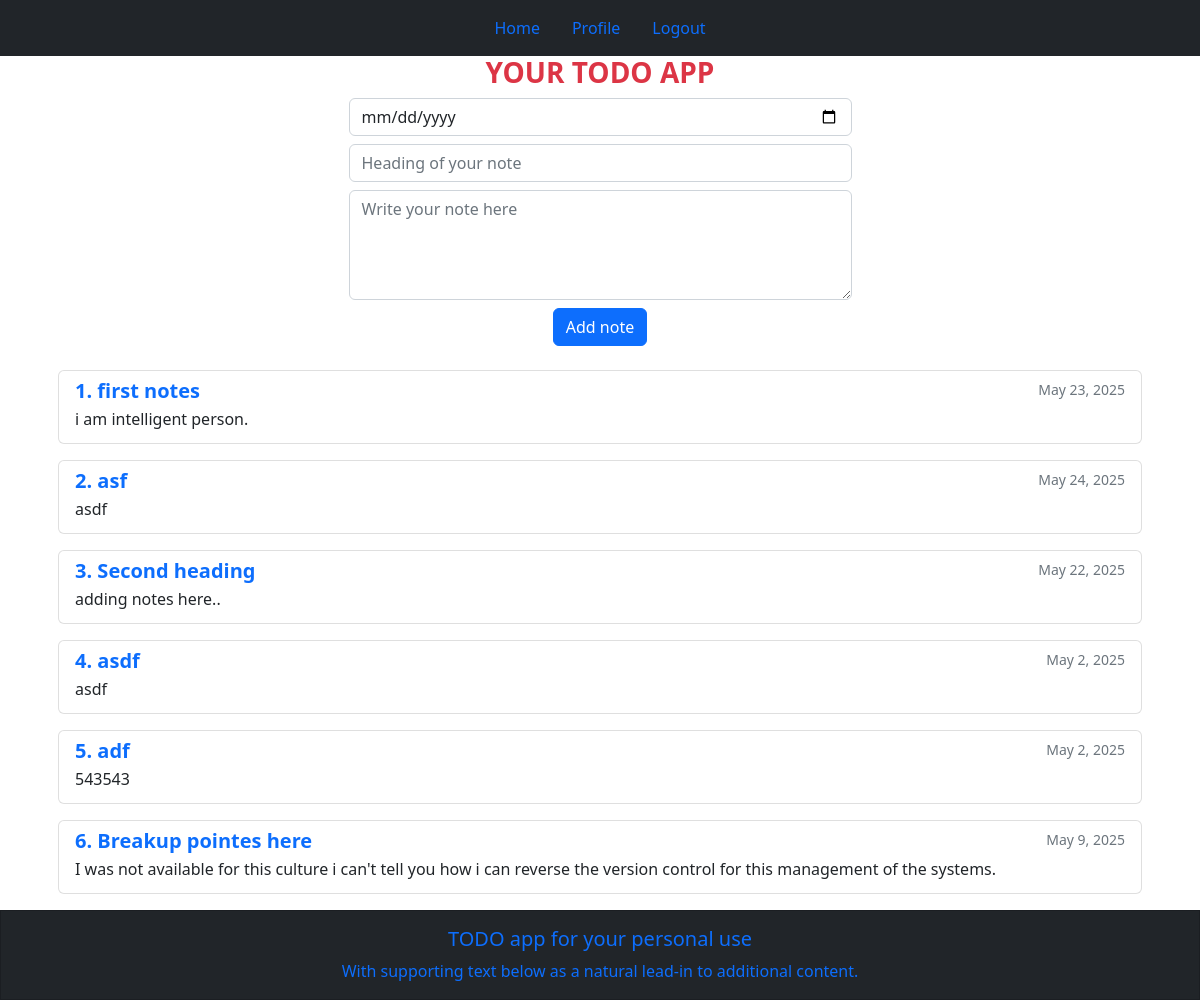
Before: /home/ (signed in) with the older database file.
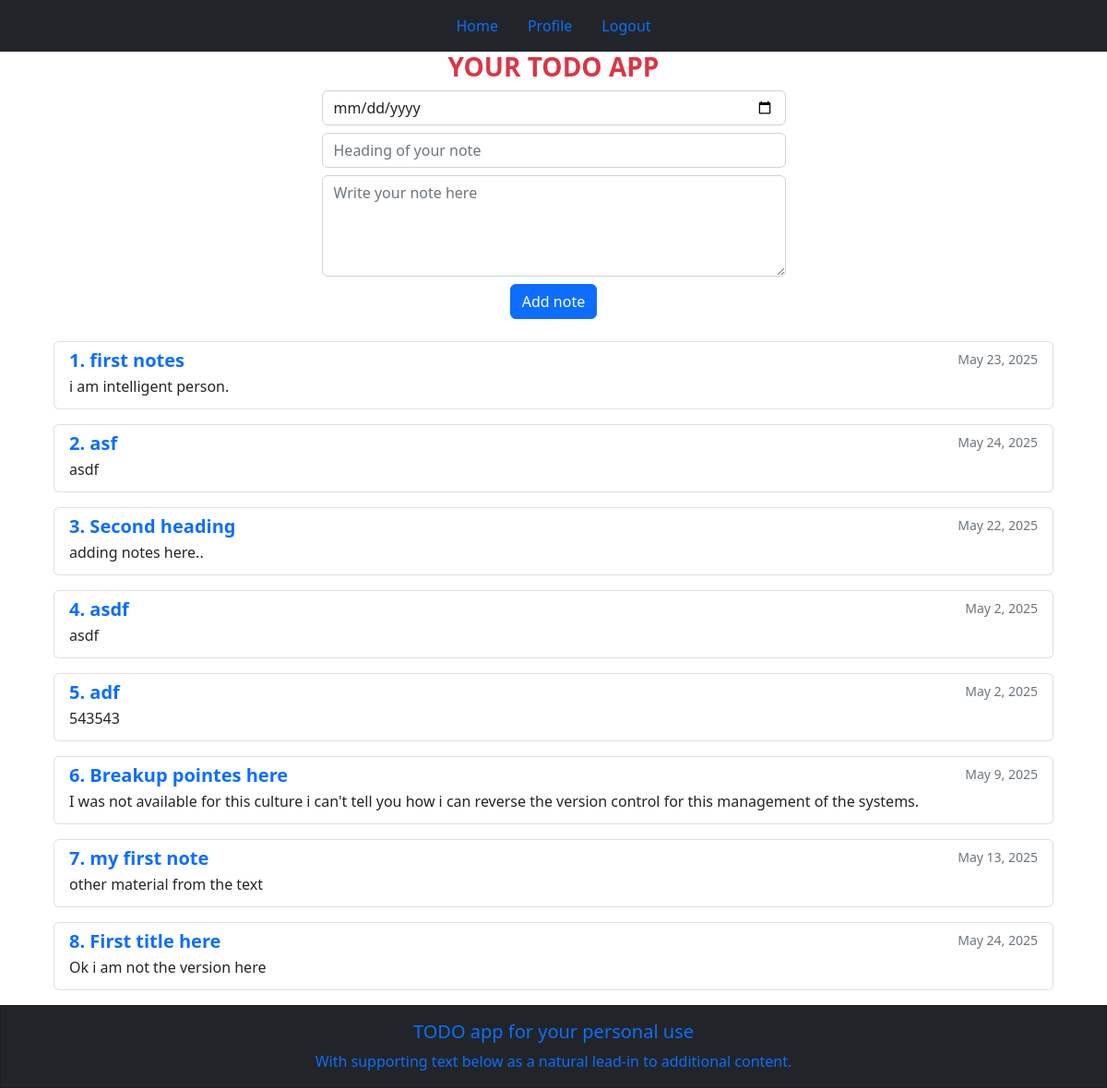
After: the same page with the newer database file.
### todoapp/models.py (models this page shows, shortened)
class Note(models.Model):
    noteheading = models.CharField(max_length=200 , default="Untitled note")
    note = models.CharField(max_length=200)
    date = models.DateField(default=date.today)

### todoapp/views.py (the view, shortened to what this page needs)
# urls.py: 2. Add a URL to urlpatterns:  path('', views.home, name='home')
@login_required(login_url='/login/')
def home(request):
    todos = Note.objects.all()
    return render(request, 'home.html', {'todos': todos})

### templates/home.html (shortened to what this page needs)
{% extends "base.html" %}
{% block content %}
<div class="container">
    <div class="row">
        <div class="col-md-12 d-flex justify-content-center">
            <h3 class="text-center fw-bold text-danger">YOUR TODO APP</h3>
        </div>
    </div>
    <div class="row">
        <div class="col-md-12 d-flex justify-content-center">
            <form action="{% url 'home' %}" method="post" class="form-inline">
                <div class="form-group mb-2">
                    <input type="date" name='date' class='form-control' >
                </div>
                <div class="form-group mb-2">
                    <input class="form-control" name="noteheading" placeholder="Heading of your note" rows="4" cols="50" >
                </div>
                <div class="form-group mb-2">
                    <textarea class="form-control" name="note" placeholder="Write your note here" rows="4" cols="50" required></textarea>
                </div>
                <div class="form-group mb-2 ml-2 text-center">
                    <button type="submit" class="btn btn-primary">Add note</button>
                </div>
            </form>
        </div>
    </div>
    <div class="row z-index-0">
        {% if todos %}
        <div class="col-md-12">
            {% for todo in todos %}
            <div class="list-group m-3">
                <a href="{% url "noteitems" todo.id %}" class="list-group-item list-group-item-action">
                    <div class="d-flex w-100 justify-content-between">
                        <h5 class="mb-1 fw-bold text-primary">{{forloop.counter}}. {{todo.noteheading}}</h5>
                        <small class="text-muted">{{todo.date}}</small>
                    </div>
                    <p class="mb-1">{{todo.note}}</p>
                </a>
            </div>
            {% endfor %}
        </div>
        {% else %}
            <h4 class='text-center mt-5 display-4'>Empty notes</h4>
        {% endif %}
    </div>
</div>
{% endblock  %}

Changed rows visible on the page:
added Note: noteheading "my first note", date "May 13, 2025", note "other material from the text"
added Note: noteheading "First title here", date "May 24, 2025", note "Ok i am not the version here"
